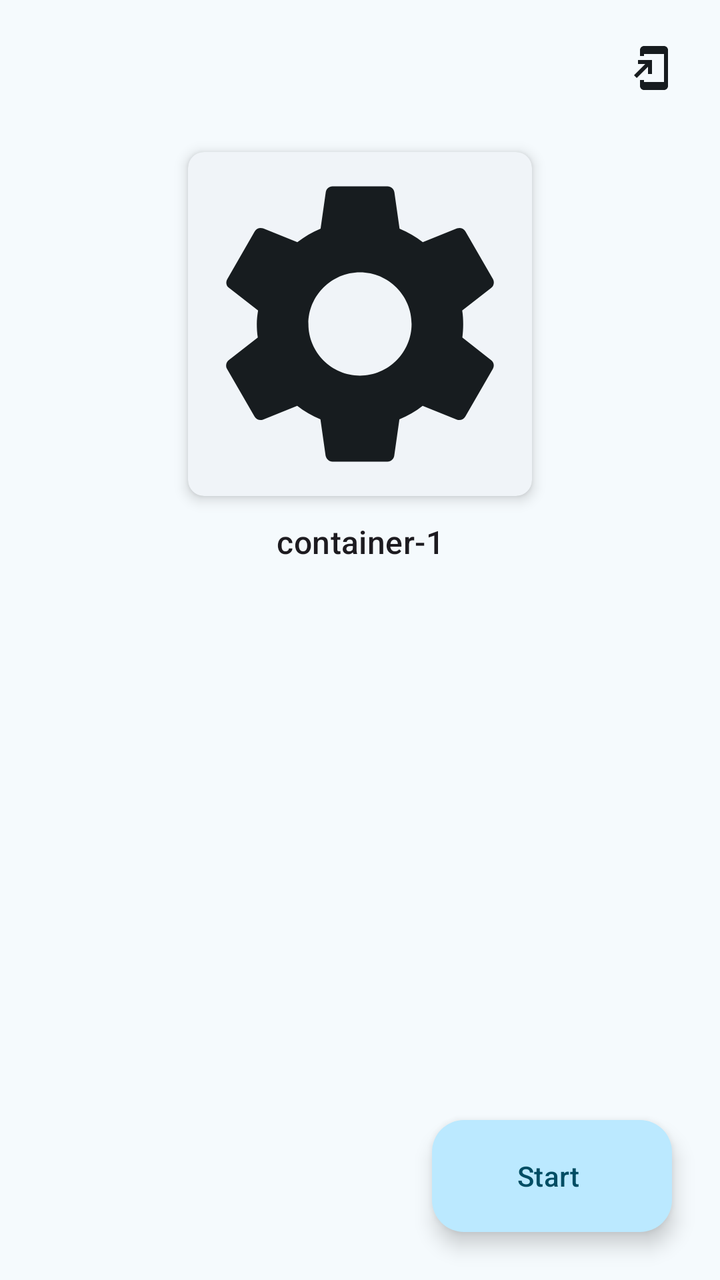
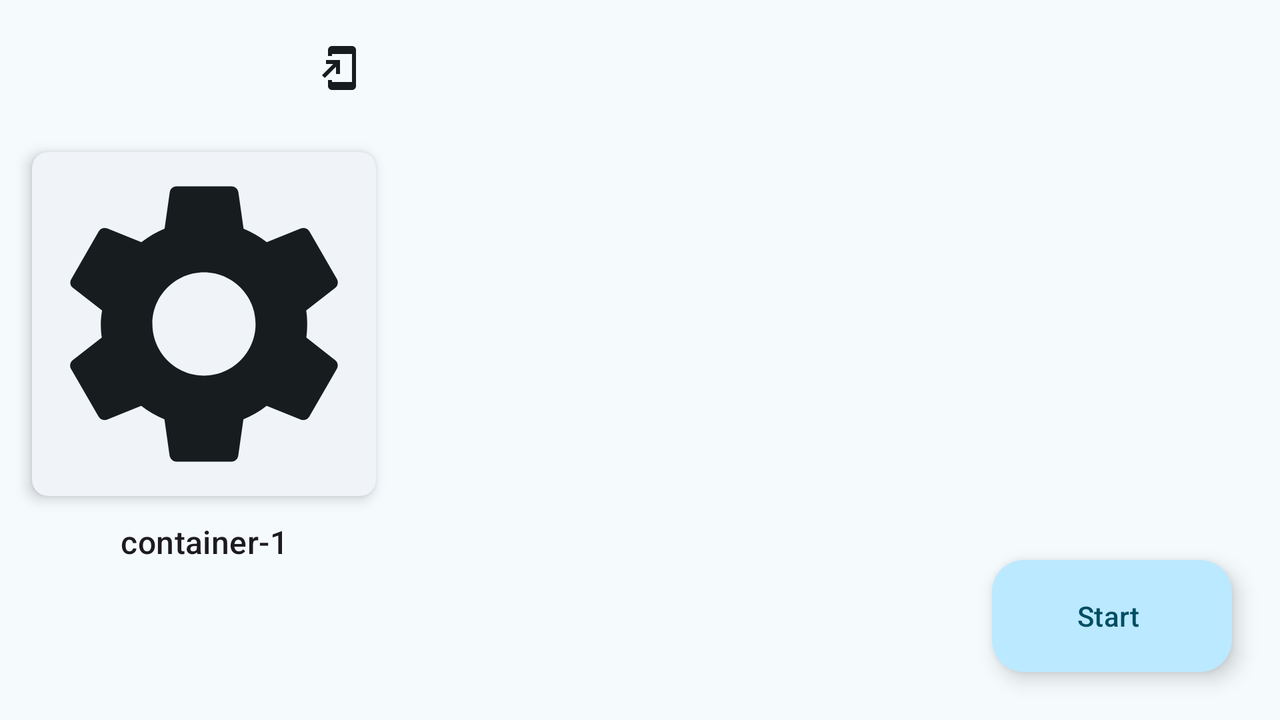

One screen, two layout resources from the same app: the default and the repository's alternative for another configuration. Each is rendered where Android would select it; the XML of both is given below.
<!-- AndroidManifest.xml: application theme WinfusionTheme -->
<!-- res/layout/fragment_container_properties.xml -->
<?xml version="1.0" encoding="utf-8"?>
<androidx.constraintlayout.widget.ConstraintLayout xmlns:android="http://schemas.android.com/apk/res/android"
    xmlns:app="http://schemas.android.com/apk/res-auto"
    xmlns:tools="http://schemas.android.com/tools"
    android:layout_width="match_parent"
    android:layout_height="match_parent"
    android:background="?attr/colorSurface">

    <androidx.core.widget.NestedScrollView
        android:layout_width="match_parent"
        android:layout_height="match_parent"
        android:defaultFocusHighlightEnabled="false"
        android:fadeScrollbars="false"
        android:scrollbars="vertical">

        <LinearLayout
            android:layout_width="match_parent"
            android:layout_height="wrap_content"
            android:gravity="center_horizontal"
            android:orientation="vertical">

            <androidx.constraintlayout.widget.ConstraintLayout
                android:layout_width="match_parent"
                android:layout_height="wrap_content"
                android:layout_margin="8dp"
                android:orientation="horizontal">

                <com.google.android.material.button.MaterialButton
                    android:id="@+id/button_back"
                    style="@style/Widget.Material3.Button.IconButton"
                    android:layout_width="wrap_content"
                    android:layout_height="wrap_content"
                    app:icon="@drawable/ic_arrow_back"
                    app:iconSize="24dp"
                    app:iconTint="?attr/colorOnSurface"
                    app:layout_constraintStart_toStartOf="parent"
                    app:layout_constraintTop_toTopOf="parent" />

                <com.google.android.material.button.MaterialButton
                    android:id="@+id/button_shortcut"
                    style="@style/Widget.Material3.Button.IconButton"
                    android:layout_width="wrap_content"
                    android:layout_height="wrap_content"
                    app:icon="@drawable/ic_add_to_home_screen"
                    app:iconSize="24dp"
                    app:iconTint="?attr/colorOnSurface"
                    app:layout_constraintEnd_toEndOf="parent"
                    app:layout_constraintTop_toTopOf="parent" />

            </androidx.constraintlayout.widget.ConstraintLayout>

            <com.google.android.material.card.MaterialCardView
                style="?attr/materialCardViewElevatedStyle"
                android:layout_width="wrap_content"
                android:layout_height="wrap_content"
                android:layout_marginTop="8dp"
                app:cardCornerRadius="@dimen/radius_card"
                app:cardElevation="4dp">

                <ImageView
                    android:id="@+id/image_icon"
                    android:layout_width="172dp"
                    android:layout_height="172dp"
                    tools:ignore="ContentDescription"
                    tools:src="@drawable/ic_settings_filled" />

            </com.google.android.material.card.MaterialCardView>

            <com.google.android.material.textview.MaterialTextView
                android:id="@+id/text_title"
                style="?attr/textAppearanceTitleMedium"
                android:layout_width="wrap_content"
                android:layout_height="wrap_content"
                android:layout_margin="12dp"
                android:ellipsize="marquee"
                android:marqueeRepeatLimit="marquee_forever"
                android:maxLines="1"
                android:singleLine="true"
                android:textAlignment="center"
                tools:text="container-1" />

            <androidx.recyclerview.widget.RecyclerView
                android:id="@+id/list_properties"
                android:layout_width="match_parent"
                android:layout_height="match_parent"
                tools:itemCount="8"
                tools:layoutManager="androidx.recyclerview.widget.GridLayoutManager"
                tools:listitem="@layout/card_simple_outlined"
                tools:spanCount="1" />

        </LinearLayout>

    </androidx.core.widget.NestedScrollView>

    <com.google.android.material.floatingactionbutton.ExtendedFloatingActionButton
        android:id="@+id/button_start"
        style="@style/Widget.Material3.ExtendedFloatingActionButton.Icon.Primary"
        android:layout_width="wrap_content"
        android:layout_height="wrap_content"
        android:layout_marginEnd="24dp"
        android:layout_marginBottom="24dp"
        android:text="@string/start"
        app:icon="@drawable/ic_play_arrow"
        app:layout_constraintBottom_toBottomOf="parent"
        app:layout_constraintEnd_toEndOf="parent" />

</androidx.constraintlayout.widget.ConstraintLayout>
<!-- resources referenced by this layout -->
<resources>
  <dimen name="radius_card">8dp</dimen>
  <!-- drawable ic_add_to_home_screen (drawable) -->
  <vector xmlns:android="http://schemas.android.com/apk/res/android"
      android:width="24dp"
      android:height="24dp"
      android:autoMirrored="true"
      android:tint="?attr/colorOnSurface"
      android:viewportWidth="24"
      android:viewportHeight="24">
  
      <path
          android:fillColor="@android:color/white"
          android:pathData="M18,1.01L8,1c-1.1,0 -2,0.9 -2,2v3h2V5h10v14H8v-1H6v3c0,1.1 0.9,2 2,2h10c1.1,0 2,-0.9 2,-2V3c0,-1.1 -0.9,-1.99 -2,-1.99zM10,15h2V8H5v2h3.59L3,15.59 4.41,17 10,11.41V15z" />
  
  </vector>
  <string name="start">Start</string>
  <color name="md_theme_primary">#0E6681</color>
  <color name="md_theme_onPrimary">#FFFFFF</color>
  <color name="md_theme_primaryContainer">#BBE9FF</color>
  <color name="md_theme_onPrimaryContainer">#004D63</color>
  <color name="md_theme_secondary">#4C616B</color>
  <color name="md_theme_onSecondary">#FFFFFF</color>
  <color name="md_theme_secondaryContainer">#CFE6F2</color>
  <color name="md_theme_onSecondaryContainer">#354A53</color>
  <color name="md_theme_tertiary">#5C5B7D</color>
  <color name="md_theme_onTertiary">#FFFFFF</color>
  <color name="md_theme_tertiaryContainer">#E2DFFF</color>
  <color name="md_theme_onTertiaryContainer">#444364</color>
  <color name="md_theme_error">#BA1A1A</color>
  <color name="md_theme_onError">#FFFFFF</color>
  <color name="md_theme_errorContainer">#FFDAD6</color>
  <color name="md_theme_onErrorContainer">#93000A</color>
  <color name="md_theme_background">#F5FAFD</color>
  <color name="md_theme_onBackground">#171C1F</color>
  <color name="md_theme_surface">#F5FAFD</color>
  <color name="md_theme_onSurface">#171C1F</color>
  <color name="md_theme_surfaceVariant">#DCE4E9</color>
  <color name="md_theme_onSurfaceVariant">#40484C</color>
  <color name="md_theme_outline">#70787D</color>
  <color name="md_theme_outlineVariant">#C0C8CC</color>
  <color name="md_theme_inverseSurface">#2C3134</color>
  <color name="md_theme_inverseOnSurface">#EDF1F5</color>
  <color name="md_theme_inversePrimary">#8AD0EE</color>
  <color name="md_theme_primaryFixed">#BBE9FF</color>
  <color name="md_theme_onPrimaryFixed">#001F29</color>
  <color name="md_theme_primaryFixedDim">#8AD0EE</color>
  <color name="md_theme_onPrimaryFixedVariant">#004D63</color>
  <color name="md_theme_secondaryFixed">#CFE6F2</color>
  <color name="md_theme_onSecondaryFixed">#081E27</color>
  <color name="md_theme_secondaryFixedDim">#B4CAD5</color>
  <color name="md_theme_onSecondaryFixedVariant">#354A53</color>
  <color name="md_theme_tertiaryFixed">#E2DFFF</color>
  <color name="md_theme_onTertiaryFixed">#191837</color>
  <color name="md_theme_tertiaryFixedDim">#C5C3EA</color>
  <color name="md_theme_onTertiaryFixedVariant">#444364</color>
  <color name="md_theme_surfaceDim">#D6DBDE</color>
  <color name="md_theme_surfaceBright">#F5FAFD</color>
  <color name="md_theme_surfaceContainerLowest">#FFFFFF</color>
  <color name="md_theme_surfaceContainerLow">#F0F4F8</color>
  <color name="md_theme_surfaceContainer">#EAEEF2</color>
  <color name="md_theme_surfaceContainerHigh">#E4E9EC</color>
  <color name="md_theme_surfaceContainerHighest">#DEE3E6</color>
  <color name="winfusion_overlay_editor_primary">#8AD0EE</color>
  <color name="winfusion_overlay_editor_onPrimary">#003545</color>
  <color name="winfusion_overlay_editor_secondary">#354A53</color>
  <color name="winfusion_overlay_editor_onSecondary">#CFE6F2</color>
  <color name="winfusion_overlay_editor_outlined">#8A9296</color>
  <!-- some entries are left out for length -->
</resources>
<!-- res/layout-w600dp/fragment_container_properties.xml (the repository's variant of the layout above) -->
<!-- drawn on the phone turned sideways -->
<?xml version="1.0" encoding="utf-8"?>
<androidx.constraintlayout.widget.ConstraintLayout xmlns:android="http://schemas.android.com/apk/res/android"
    xmlns:app="http://schemas.android.com/apk/res-auto"
    xmlns:tools="http://schemas.android.com/tools"
    android:layout_width="match_parent"
    android:layout_height="match_parent"
    android:background="?attr/colorSurface">

    <androidx.core.widget.NestedScrollView
        android:layout_width="0dp"
        android:layout_height="match_parent"
        android:defaultFocusHighlightEnabled="false"
        android:fadeScrollbars="false"
        android:scrollbars="vertical"
        app:layout_constraintEnd_toEndOf="parent"
        app:layout_constraintStart_toEndOf="@+id/icon_layout"
        app:layout_constraintTop_toTopOf="parent">

        <androidx.recyclerview.widget.RecyclerView
            android:id="@+id/list_properties"
            android:layout_width="match_parent"
            android:layout_height="wrap_content"
            tools:itemCount="8"
            tools:layoutManager="androidx.recyclerview.widget.GridLayoutManager"
            tools:listitem="@layout/card_simple_outlined"
            tools:spanCount="2" />

    </androidx.core.widget.NestedScrollView>

    <LinearLayout
        android:id="@+id/icon_layout"
        android:layout_width="wrap_content"
        android:layout_height="wrap_content"
        android:gravity="center_horizontal"
        android:orientation="vertical"
        app:layout_constraintStart_toStartOf="parent"
        app:layout_constraintTop_toTopOf="parent">

        <androidx.constraintlayout.widget.ConstraintLayout
            android:layout_width="match_parent"
            android:layout_height="wrap_content"
            android:layout_margin="8dp">

            <com.google.android.material.button.MaterialButton
                android:id="@+id/button_back"
                style="@style/Widget.Material3.Button.IconButton"
                android:layout_width="wrap_content"
                android:layout_height="wrap_content"
                app:icon="@drawable/ic_arrow_back"
                app:iconSize="24dp"
                app:iconTint="?attr/colorOnSurface"
                app:layout_constraintStart_toStartOf="parent"
                app:layout_constraintTop_toTopOf="parent" />

            <com.google.android.material.button.MaterialButton
                android:id="@+id/button_shortcut"
                style="@style/Widget.Material3.Button.IconButton"
                android:layout_width="wrap_content"
                android:layout_height="wrap_content"
                app:icon="@drawable/ic_add_to_home_screen"
                app:iconSize="24dp"
                app:iconTint="?attr/colorOnSurface"
                app:layout_constraintEnd_toEndOf="parent"
                app:layout_constraintTop_toTopOf="parent" />

        </androidx.constraintlayout.widget.ConstraintLayout>

        <com.google.android.material.card.MaterialCardView
            style="?attr/materialCardViewElevatedStyle"
            android:layout_width="wrap_content"
            android:layout_height="wrap_content"
            android:layout_marginHorizontal="16dp"
            android:layout_marginTop="8dp"
            app:cardCornerRadius="@dimen/radius_card"
            app:cardElevation="4dp">

            <ImageView
                android:id="@+id/image_icon"
                android:layout_width="172dp"
                android:layout_height="172dp"
                tools:ignore="ContentDescription"
                tools:src="@drawable/ic_settings_filled" />

        </com.google.android.material.card.MaterialCardView>

        <com.google.android.material.textview.MaterialTextView
            android:id="@+id/text_title"
            style="?attr/textAppearanceTitleMedium"
            android:layout_width="wrap_content"
            android:layout_height="wrap_content"
            android:layout_margin="12dp"
            android:ellipsize="marquee"
            android:marqueeRepeatLimit="marquee_forever"
            android:maxWidth="172dp"
            android:maxLines="1"
            android:singleLine="true"
            android:textAlignment="center"
            tools:text="container-1" />

    </LinearLayout>

    <com.google.android.material.floatingactionbutton.ExtendedFloatingActionButton
        android:id="@+id/button_start"
        style="@style/Widget.Material3.ExtendedFloatingActionButton.Icon.Primary"
        android:layout_width="wrap_content"
        android:layout_height="wrap_content"
        android:layout_marginEnd="24dp"
        android:layout_marginBottom="24dp"
        android:text="@string/start"
        app:icon="@drawable/ic_play_arrow"
        app:layout_constraintBottom_toBottomOf="parent"
        app:layout_constraintEnd_toEndOf="parent" />

</androidx.constraintlayout.widget.ConstraintLayout>
